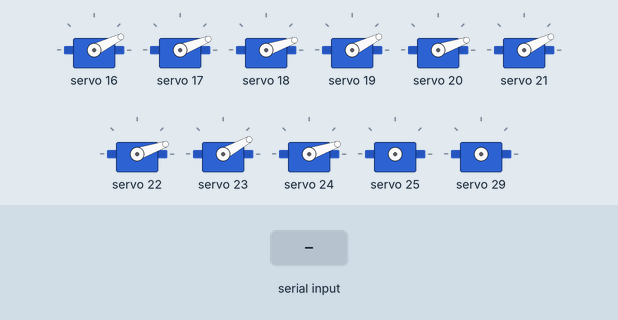
A sketch run on a simulated Arduino Uno, built with avr-gcc and run on an emulated ATmega328P. Shown: 11 × servo. Inputs (shaded band) come from the test bench. What the sketch prints to the serial monitor is not drawn.

Above: at 1.2 s.
1.3 s: "A\n" received over Serial
4.3 s: "90,45\n" received over Serial
At 5.4 s:
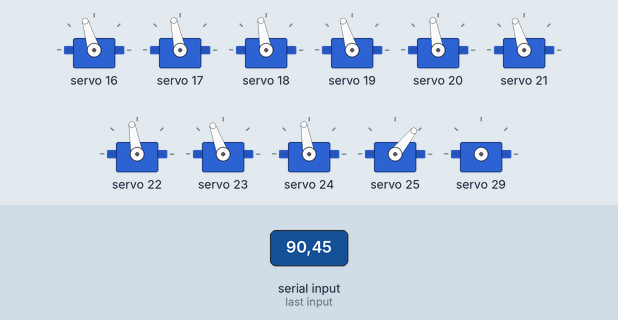
5.8 s: "30,150\n" received over Serial
7.3 s: "1,90\n" received over Serial
At 7.7 s:
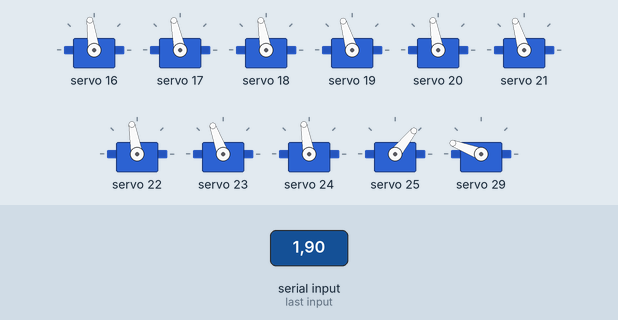
8.8 s: "a\n" received over Serial
At 8.97 s:
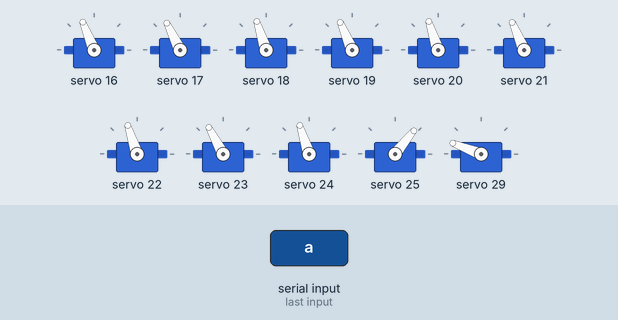
11.8 s: "1,90,45\n" received over Serial
At 12.4 s:
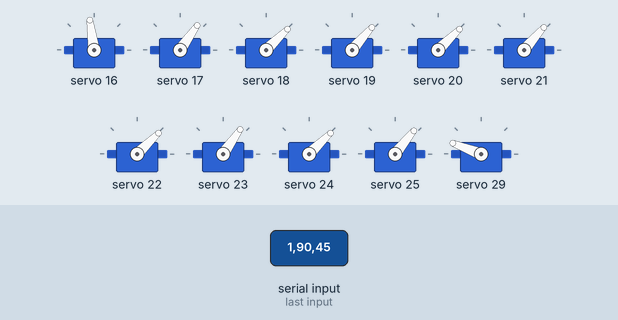
Timing chart, 0 to 14.3 s (numbered marks = the images above; inputs shaded):
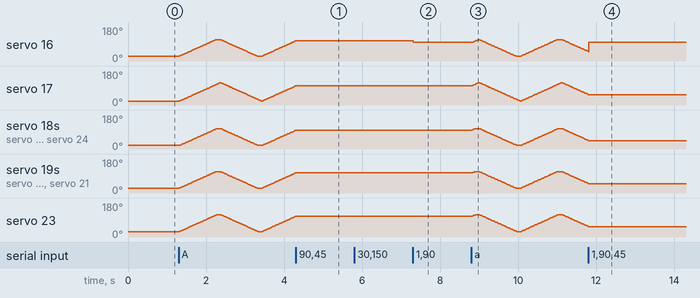

The sketch:

PCA9685_Servo_Control.ino
```cpp
#include <Wire.h>                     // IIC库
#include <Adafruit_PWMServoDriver.h>  // 舵机驱动板库

#define usMin 600             // 脉冲宽度最小值
#define usMax 2500            // 脉冲宽度最大值
#define minPos 0              // 最小角度
#define maxPos 180            // 最大角度
#define servoFreq 50          // 频率
#define servoNumber 9         // 舵机数量
#define dataSeparator ','     // 数据处理分割符
#define posChangeinterval 10  // 角度变化间隔(ms)

bool servoRunDir = false;                                                           // 舵机运行方向
bool servoAutoState = false;                                                        // 舵机自动模式标志位
unsigned long lastPosChangeTime = 0;                                                // 上次角度改变时间
int servoCurrentPos[servoNumber] = { 20, 15, 13, 20, 13, 20, 13, 23, 13 };          // 舵机当前角度
int servoInitialPos[servoNumber] = { 20, 15, 13, 20, 13, 20, 13, 23, 13 };          // 初始角度
int servoTargetPos[servoNumber] = { 105, 110, 100, 105, 100, 105, 100, 110, 100 };  // 目标角度

Adafruit_PWMServoDriver pwm01 = Adafruit_PWMServoDriver(0x41);  // 创建舵机驱动板对象

void setup() {
  Serial.begin(9600);  // 设置波特率

  pwm01.begin();                // PCA9685模块初始化
  pwm01.setPWMFreq(servoFreq);  // 设置模块PWM频率

  for (uint8_t i = 0; i < servoNumber; i++) {                                           // 舵机角度初始化
    pwm01.writeMicroseconds(i, map(servoInitialPos[i], minPos, maxPos, usMin, usMax));  // 舵机角度控制
  }

  Serial.println(F("\n系统初始化完成"));  // 串口打印
}

void loop() {
  if (Serial.available() > 0) {                                   // 如果串口有数据传入
    String inputStr = Serial.readStringUntil('\n');               // 读取串口数据直到回车符结束
    int dataSeparatorPosition = inputStr.indexOf(dataSeparator);  // 获取数据分割符位置

    if (dataSeparatorPosition < 0) {                                 // 如果本次处理的字符串没有数据分割符
      if (inputStr == "A" || inputStr == "a") {                      // 如果输入为字符A/a
        servoAutoState = true;                                       // 舵机自动模式标志位置true
        lastPosChangeTime = millis();                                // 更新上次角度变化时间
        Serial.println(F("进入自动模式"));                            // 串口打印
        return;                                                      // 跳出本次处理
      } else {                                                       // 如果输入字符不为A/a
        Serial.println(F("指令格式错误,正确指令格式: ID,Command"));    // 串口打印
        return;                                                      // 跳出本次处理
      }
    } else {                     // 如果有数据分割符
      if (servoAutoState) {      // 如果舵机自动模式标志位为true
        servoAutoState = false;  // 自动模式标志位置false
      }
      int ID = inputStr.substring(0, dataSeparatorPosition).toInt() - 1;  // 获取ID
      // 判断ID是否存在,不存在则跳出本次处理
      if (ID < 0 && ID > servoNumber) {
        Serial.println(F("设备ID无效"));
        return;
      }
      int Command = inputStr.substring(dataSeparatorPosition + 1).toInt();  // 获取数据
      Serial.print(F("设备ID: "));
      Serial.println(ID);
      Serial.print(F("设置参数: "));
      Serial.println(Command);
      servoCurrentPos[ID] = Command;                                            // 更新对应舵机的当前角度
      pwm01.writeMicroseconds(ID, map(Command, minPos, maxPos, usMin, usMax));  // 舵机角度控制
    }
  }

  if (servoAutoState) {                                      // 如果舵机自动模式标志位为true
    bool servoState = true;                                  // 定义舵机状态标志位为true
    if (millis() - lastPosChangeTime > posChangeinterval) {  // 如果到达角度变化时间
      lastPosChangeTime = millis();                          // 更新上次角度变化时间
      if (!servoRunDir) {                                    // 如果舵机运行方向为false
        for (uint8_t i = 0; i < servoNumber; i++) {          // 遍历所有舵机
          if (servoTargetPos[i] > servoCurrentPos[i]) {      // 如果目标角度大于当前角度
            servoCurrentPos[i]++;                            // 当前角度+1
            servoState = false;                              //舵机状态标志位置false
          }
          pwm01.writeMicroseconds(i, map(servoCurrentPos[i], minPos, maxPos, usMin, usMax));  // 舵机角度控制
        }
      } else {                                            // 如果舵机运行方向为true
        for (uint8_t i = 0; i < servoNumber; i++) {       // 遍历所有舵机
          if (servoCurrentPos[i] > servoInitialPos[i]) {  // 如果当前角度大于初始角度
            servoCurrentPos[i]--;                         // 当前角度-1
            servoState = false;                           //舵机状态标志位置false
          }
          pwm01.writeMicroseconds(i, map(servoCurrentPos[i], minPos, maxPos, usMin, usMax));  // 舵机角度控制
        }
      }

      if (servoState) {              // 如果舵机状态标志位为true
        servoRunDir = !servoRunDir;  // 舵机运行方向取反
        Serial.println(F("方向切换"));
      }
    }
  }
}
```

Measured:
- after the input at 4.3 s, servo 16, servo 19, servo 21: goes on until 4.3 s, then stays 107°; servo 17: goes on until 4.3 s, then stays 102°; servo 18, servo 20, servo 22, servo 24: goes on until 4.3 s, then stays 100°; servo 23: goes on until 4.3 s, then stays 110°
- after the input at 7.3 s, servo 16: 107° → 98° at once
- after the input at 11.8 s, servo 17, servo 23: stops changing and stays 55°; servo 18, servo 20, servo 22, servo 24: stops changing and stays 44°; servo 19, servo 21: stops changing and stays 49°
